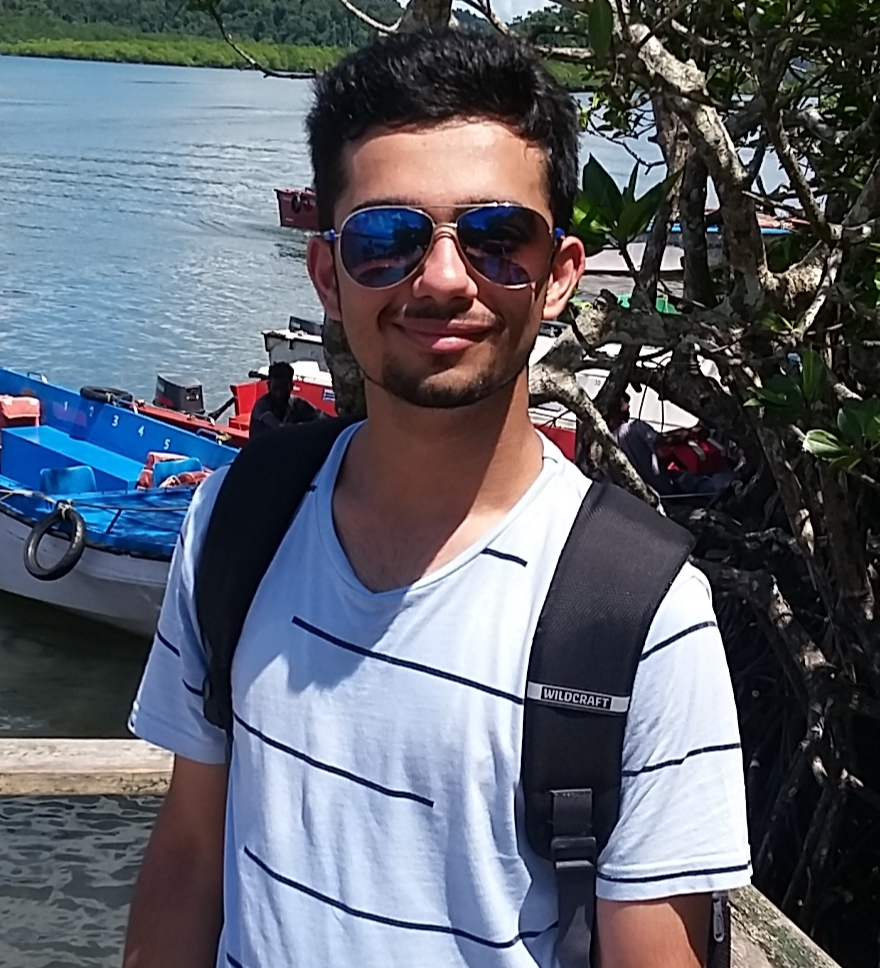
#> input picture Python/Libraries/OpenCV/Pritish.jpg, 880 x 968 px
$ python readingImageFromOpenCV.py
#> lines starting #> are read from the running program, lines starting #| are printed output that depends on the picture
import cv2
img = cv2.imread('Pritish.jpg')
#> img is the input picture: shape (968, 880, 3); mean B, G, R 108.6, 98.4, 93.7
greyImg = cv2.imread('Pritish.jpg', cv2.IMREAD_GRAYSCALE)
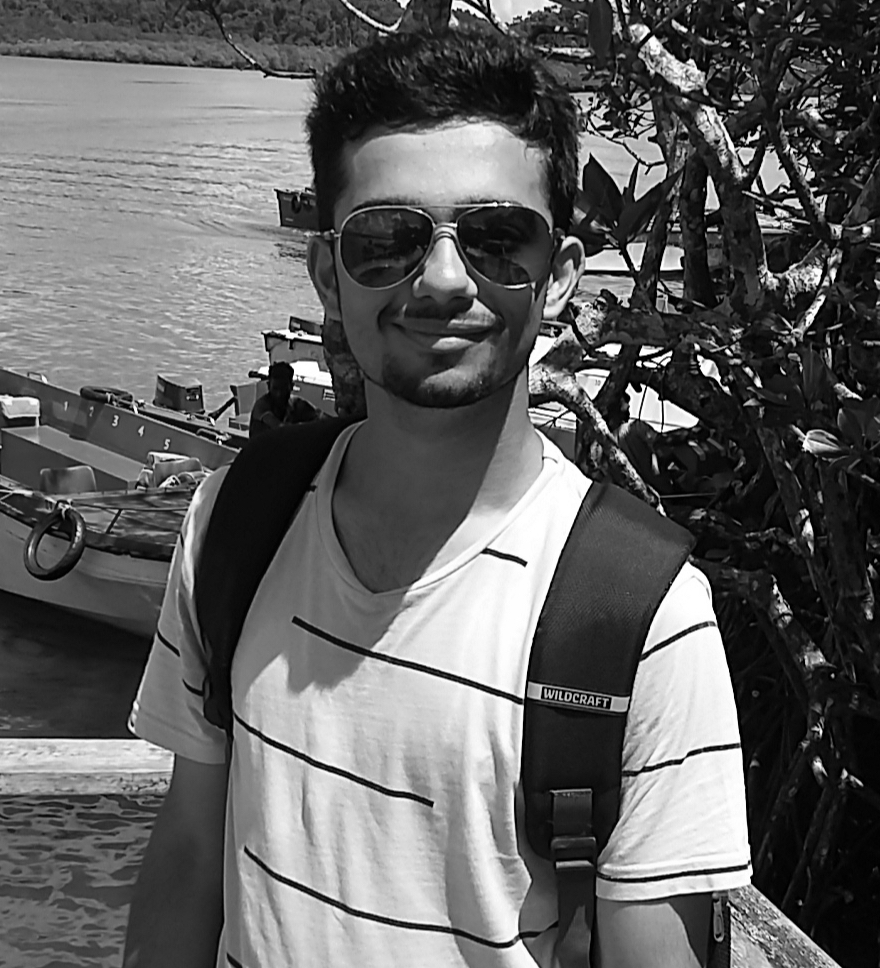
#> greyImg: shape (968, 880); min 0, max 255, mean 98.1
cv2.imshow('Pritish in Grey', greyImg)
cv2.imshow('Pritish', img)
cv2.waitKey(5000)
cv2.destroyAllWindows()
